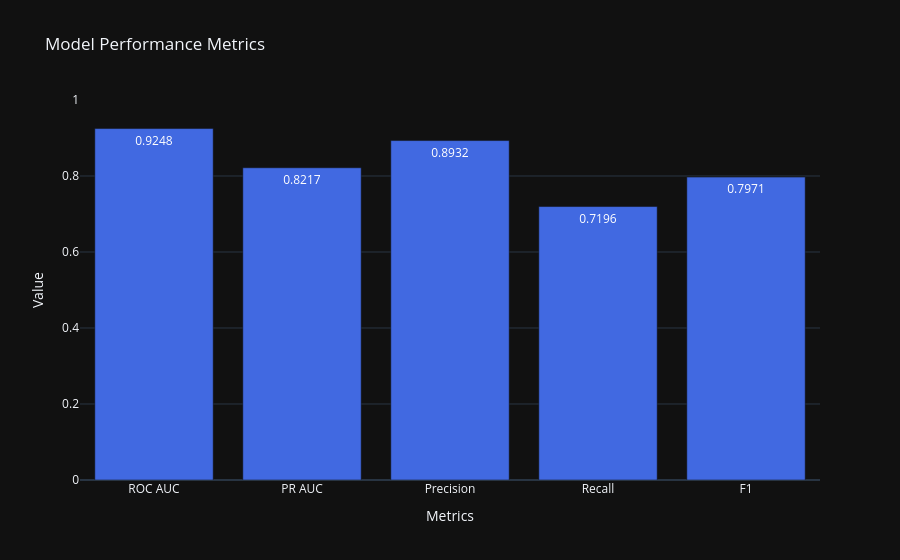

Notebook source saved alongside this figure:
### Code cell
dt_visualizer.plot_metrics_comparison()

### Figure 1 — Plotly figure (JSON) as saved in the notebook; plotly's stock layout.template omitted (floating-point values rounded to 4 significant figures)
{"data": [{"marker": {"color": "royalblue"}, "text": ["0.9248", "0.8217", "0.8932", "0.7196", "0.7971"], "textfont": {"size": 12}, "textposition": "auto", "x": ["ROC AUC", "PR AUC", "Precision", "Recall", "F1"], "y": [0.9248, 0.8217, 0.8932, 0.7196, 0.7971], "type": "bar"}], "layout": {"yaxis": {"title": {"text": "Value"}, "range": [0, 1]}, "title": {"text": "Model Performance Metrics"}, "xaxis": {"title": {"text": "Metrics"}}, "showlegend": false}}
